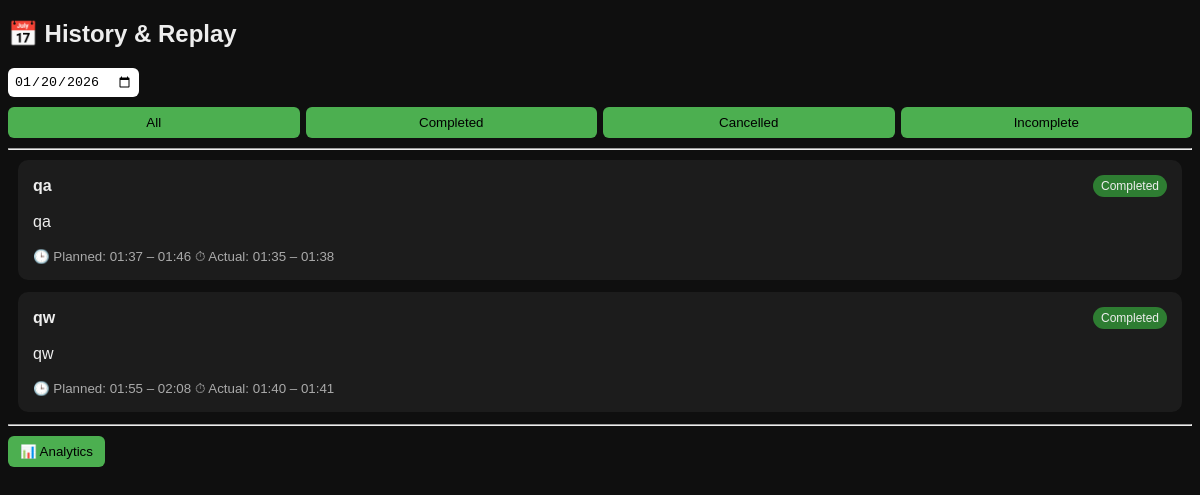
The page /history (signed in) on the database its author committed.
### models.py (models this page shows)
class Task(db.Model):
    __tablename__ = "task"
    id = db.Column(db.Integer, primary_key=True)
    dayplan_id = db.Column(db.Integer, db.ForeignKey("day_plan.id"), nullable=False)
    title = db.Column(db.String(100))
    description = db.Column(db.Text)
    expected_start = db.Column(db.Time)
    expected_end = db.Column(db.Time)
    planned_duration_minutes = db.Column(db.Integer)
    actual_start = db.Column(db.DateTime)
    actual_end = db.Column(db.DateTime)
    actual_duration_minutes = db.Column(db.Integer)
    points = db.Column(db.Integer)
    status = db.Column(db.String(20), default="pending")
    cancel_reason = db.Column(db.String(1000))
    cancel_comment = db.Column(db.Text)
    incomplete_reason = db.Column(db.String(1000))

### app.py (the view)
@app.route('/history')
@login_required
def history():
    date_str = request.args.get("date")
    selected = date.fromisoformat(date_str) if date_str else date.today()
    plan = DayPlan.query.filter_by(user_id=current_user.id, date=selected).first()
    tasks = Task.query.filter_by(dayplan_id=plan.id).all() if plan else []
    return render_template("history.html", tasks=tasks, selected=selected)

### app.py (called while the page is built)
@app.context_processor
def inject_csrf_token():
    return dict(csrf_token=generate_csrf)

@login_manager.user_loader
def load_user(user_id):
    return User.query.get(int(user_id))

@app.after_request
def add_no_cache_headers(response):
    response.headers["Cache-Control"] = "no-store, no-cache, must-revalidate, private"
    response.headers["Pragma"] = "no-cache"
    response.headers["Expires"] = "0"
    return response

### templates/history.html (shortened to what this page needs)
<!DOCTYPE html>
<html>
<head>
    <link rel="stylesheet" href="/static/css/style.css">
</head>
<body>
    <h2>📅 History & Replay</h2>
    <div class="history-controls">
        <input type="date" value="{{ selected }}" onchange="location='?date='+this.value">
    </div>
    <div class="filters">
        <button onclick="filterTasks('all')">All</button>
        <button onclick="filterTasks('completed')">Completed</button>
        <button onclick="filterTasks('cancelled')">Cancelled</button>
        <button onclick="filterTasks('incomplete')">Incomplete</button>
    </div>
    <hr>
    <div id="historyTasks">
        {% if tasks %}
        {% for t in tasks %}
        <div class="task history-task" data-status="{{ t.status }}">
            <div class="task-header">
                <strong>{{ t.title }}</strong>
                <span class="badge {{ t.status }}">{{ t.status }}</span>
            </div>
            <p>{{ t.description }}</p>
            <small>
                🕒 Planned:
                {{ t.expected_start.strftime('%H:%M') }}
                –
                {{ t.expected_end.strftime('%H:%M') }}
            </small>
            {% if t.actual_start and t.actual_end %}
            <small>
                ⏱ Actual:
                {{ t.actual_start.strftime('%H:%M') }}
                –
                {{ t.actual_end.strftime('%H:%M') }}
            </small>
            {% endif %}
        </div>
        {% endfor %}
        {% else %}
        <p>No data for this date.</p>
        {% endif %}
    </div>
    <hr>
    <div style="display:flex; gap:10px; flex-wrap:wrap; margin:10px 0;">
        <a href="/analytics"><button>📊 Analytics</button></a>
    </div>
</body>
</html>

### static/css/style.css (style rules this page uses)
body { font-family: sans-serif; background: #0f0f0f; color: #eee; }
.task { background: #1c1c1c; padding: 15px; margin: 10px; border-radius: 10px; }
button { background: #4caf50; border: none; padding: 8px 12px; border-radius: 6px; cursor: pointer; }
input { display: block; margin: 5px 0; padding: 6px; border-radius: 6px; border: none; }
small { color: #aaa; }
.history-controls { margin: 10px 0; }
.filters { display: flex; gap: 6px; flex-wrap: wrap; margin-bottom: 10px; }
.filters button { flex: 1; }
.history-task { margin-bottom: 12px; }
.task-header { display: flex; justify-content: space-between; align-items: center; }
.badge { padding: 4px 8px; border-radius: 12px; font-size: 12px; text-transform: capitalize; }
.badge.completed { background: #2e7d32; }

### rows shown on the page
Task: title "qa", status "Completed", description "qa", expected_start "01:37", expected_end "01:46", actual_start "01:35", actual_end "01:38"
Task: title "qw", status "Completed", description "qw", expected_start "01:55", expected_end "02:08", actual_start "01:40", actual_end "01:41"
